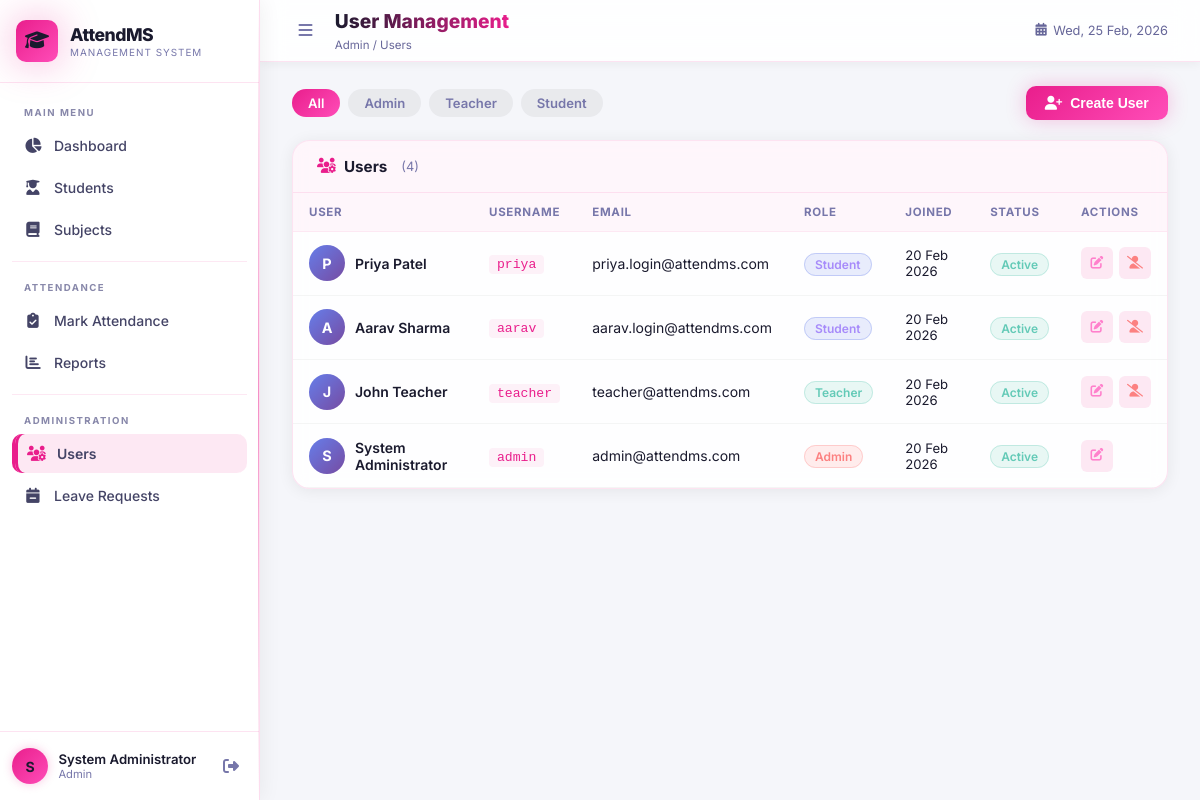
Page /admin/users (signed in) on the committed database.
### app/models.py (models this page shows, shortened)
class User(UserMixin, db.Model):
    __tablename__ = 'users'
    id = db.Column(db.Integer, primary_key=True)
    username = db.Column(db.String(80), unique=True, nullable=False)
    email = db.Column(db.String(120), unique=True, nullable=True)
    password_hash = db.Column(db.String(256), nullable=False)
    role = db.Column(db.Enum('admin', 'teacher', 'student', name='user_role'), default='teacher')
    full_name = db.Column(db.String(120), nullable=True)
    created_at = db.Column(db.DateTime, default=datetime.utcnow)
    is_active_user = db.Column(db.Boolean, default=True)
    reset_token = db.Column(db.String(64), nullable=True, unique=True)
    reset_token_expiry = db.Column(db.DateTime, nullable=True)

### app/routes/admin.py (the view)
@admin_bp.route('/admin/users')
@login_required
@admin_required
def list_users():
    role_filter = request.args.get('role', '')
    query = User.query
    if role_filter:
        query = query.filter_by(role=role_filter)
    users = query.order_by(User.created_at.desc()).all()
    students_unlinked = Student.query.filter(
        Student.is_active == True,
        Student.user_id == None
    ).order_by(Student.full_name).all()
    return render_template('admin/users.html',
                           users=users,
                           role_filter=role_filter,
                           students_unlinked=students_unlinked)

### app/models.py (called while the page is built)
@login_manager.user_loader
def load_user(user_id):
    return User.query.get(int(user_id))

### app/routes/admin.py (called while the page is built)
def admin_required(f):
    @wraps(f)
    def decorated_function(*args, **kwargs):
        if not current_user.is_authenticated or current_user.role != 'admin':
            flash('Access denied. Admin privileges required.', 'danger')
            return redirect(url_for('attendance.dashboard'))
        return f(*args, **kwargs)
    return decorated_function

### app/templates/admin/users.html (shortened to what this page needs)
{% extends 'base.html' %}
{% block page_title %}User Management{% endblock %}
{% block breadcrumb %}Admin / Users{% endblock %}
{% block content %}
<div
    style="display:flex; justify-content:space-between; align-items:center; flex-wrap:wrap; gap:12px; margin-bottom:20px;">
    <div style="display:flex; gap:8px; flex-wrap:wrap;">
        {% for label, val in [('All', ''), ('Admin', 'admin'), ('Teacher', 'teacher'), ('Student', 'student')] %}
        <a href="{{ url_for('admin.list_users') }}{% if val %}?role={{ val }}{% endif %}"
            style="padding:6px 16px; border-radius:999px; font-size:0.82rem; font-weight:600; text-decoration:none; transition:all .2s;
                  {% if role_filter == val %}background:linear-gradient(135deg,#e91e8c,#ff4db8); color:#fff;{% else %}background:rgba(0,0,0,0.05); color:#7777aa;{% endif %}">
            {{ label }}
        </a>
        {% endfor %}
    </div>
    <button class="btn btn-primary" onclick="document.getElementById('createModal').style.display='flex'">
        <i class="fas fa-user-plus"></i> Create User
    </button>
</div>
<div class="table-card">
    <div class="card-header">
        <h3 class="card-title"><i class="fas fa-users-cog"></i> Users
            <span style="font-size:0.8rem; font-weight:400; color:#7777aa; margin-left:6px;">({{ users|length }})</span>
        </h3>
    </div>
    {% if users %}
    <div class="table-responsive">
        <table class="data-table">
            <thead>
                <tr>
                    <th>User</th>
                    <th>Username</th>
                    <th>Email</th>
                    <th>Role</th>
                    <th>Joined</th>
                    <th>Status</th>
                    <th>Actions</th>
                </tr>
            </thead>
            <tbody>
                {% for user in users %}
                <tr>
                    <td>
                        <div style="display:flex; align-items:center; gap:10px;">
                            <div
                                style="width:36px; height:36px; border-radius:50%; background:linear-gradient(135deg,#667eea,#764ba2); display:flex; align-items:center; justify-content:center; font-weight:700; color:#fff; font-size:0.9rem; flex-shrink:0;">
                                {{ (user.full_name or user.username)[0].upper() }}
                            </div>
                            <span style="font-weight:600; color:#1a1a2e;">{{ user.full_name or '—' }}</span>
                        </div>
                    </td>
                    <td><code
                            style="background:rgba(233,30,140,0.06); color:#e91e8c; padding:2px 8px; border-radius:4px; font-size:0.82rem;">{{ user.username }}</code>
                    </td>
                    <td style="color:#7777aa;">{{ user.email or '—' }}</td>
                    <td>
                        <span style="padding:3px 10px; border-radius:999px; font-size:0.75rem; font-weight:600;
                            {% if user.role == 'admin' %}background:rgba(252,129,129,0.15); color:#fc8181; border:1px solid rgba(252,129,129,0.3);
                            {% elif user.role == 'teacher' %}background:rgba(99,202,183,0.15); color:#63cab7; border:1px solid rgba(99,202,183,0.3);
                            {% else %}background:rgba(102,126,234,0.15); color:#a78bfa; border:1px solid rgba(102,126,234,0.3);{% endif %}
                        ">{{ user.role.title() }}</span>
                    </td>
                    <td style="color:#7777aa; font-size:0.82rem;">{{ user.created_at.strftime('%d %b %Y') }}</td>
                    <td>
                        <span style="padding:3px 10px; border-radius:999px; font-size:0.75rem; font-weight:600;
                            {% if user.is_active_user %}background:rgba(99,202,183,0.15); color:#63cab7; border:1px solid rgba(99,202,183,0.3);
                            {% else %}background:rgba(252,129,129,0.12); color:#fc8181; border:1px solid rgba(252,129,129,0.25);{% endif %}
                        ">{{ 'Active' if user.is_active_user else 'Inactive' }}</span>
                    </td>
                    <td>
                        <div style="display:flex; gap:6px;">
                            <button class="btn-icon" title="Edit" onclick="openEditModal({{ user.id }})">
                                <i class="fas fa-edit"></i>
                            </button>
                            {% if user.id != current_user.id %}
                            <form method="POST" action="{{ url_for('admin.toggle_user', user_id=user.id) }}"
                                style="display:inline;" onsubmit="return confirm('Toggle this user?')">
                                <button type="submit" class="btn-icon"
                                    title="{{ 'Deactivate' if user.is_active_user else 'Activate' }}"
                                    style="color:{% if user.is_active_user %}#fc8181{% else %}#63cab7{% endif %};">
                                    <i class="fas fa-{{ 'user-slash' if user.is_active_user else 'user-check' }}"></i>
                                </button>
                            </form>
                            {% endif %}
                        </div>
                    </td>
                </tr>
                {% endfor %}
            </tbody>
        </table>
    </div>
    {% else %}
    <div class="empty-state">
        <div class="empty-icon"><i class="fas fa-users"></i></div>
        <h3>No users found</h3>
        <p>Create your first user account.</p>
    </div>
    {% endif %}
</div>
{% endblock %}

### app/templates/base.html (shortened to what this page needs)
<!DOCTYPE html>
<html lang="en">
<head>
    <link rel="stylesheet" href="{{ url_for('static', filename='css/style.css') }}">
    <link rel="stylesheet" href="https://cdnjs.cloudflare.com/ajax/libs/font-awesome/6.5.1/css/all.min.css">
</head>
<body>
    <div class="app-layout">
        <aside class="sidebar" id="sidebar">
            <div class="sidebar-header">
                <div class="logo">
                    <div class="logo-icon"><i class="fas fa-graduation-cap"></i></div>
                    <div class="logo-text">
                        <span class="logo-name">AttendMS</span>
                        <span class="logo-sub">Management System</span>
                    </div>
                </div>
            </div>
            <nav class="sidebar-nav">
                <div class="nav-section-label">MAIN MENU</div>
                <a href="{{ url_for('attendance.dashboard') }}"
                    class="nav-item {% if request.endpoint == 'attendance.dashboard' %}active{% endif %}">
                    <i class="fas fa-chart-pie nav-icon"></i>
                    <span class="nav-label">Dashboard</span>
                </a>
                <a href="{{ url_for('students.list_students') }}"
                    class="nav-item {% if request.blueprint == 'students' %}active{% endif %}">
                    <i class="fas fa-user-graduate nav-icon"></i>
                    <span class="nav-label">Students</span>
                </a>
                <a href="{{ url_for('subjects.list_subjects') }}"
                    class="nav-item {% if request.blueprint == 'subjects' %}active{% endif %}">
                    <i class="fas fa-book nav-icon"></i>
                    <span class="nav-label">Subjects</span>
                </a>
                <div class="nav-divider"></div>
                <div class="nav-section-label">ATTENDANCE</div>
                <a href="{{ url_for('attendance.mark_attendance') }}"
                    class="nav-item {% if request.endpoint == 'attendance.mark_attendance' %}active{% endif %}">
                    <i class="fas fa-clipboard-check nav-icon"></i>
                    <span class="nav-label">Mark Attendance</span>
                </a>
                <a href="{{ url_for('reports.view_reports') }}"
                    class="nav-item {% if request.blueprint == 'reports' %}active{% endif %}">
                    <i class="fas fa-chart-bar nav-icon"></i>
                    <span class="nav-label">Reports</span>
                </a>
                {% if current_user.role == 'admin' %}
                <div class="nav-divider"></div>
                <div class="nav-section-label">ADMINISTRATION</div>
                <a href="{{ url_for('admin.list_users') }}"
                    class="nav-item {% if request.blueprint == 'admin' and request.endpoint == 'admin.list_users' %}active{% endif %}">
                    <i class="fas fa-users-cog nav-icon"></i>
                    <span class="nav-label">Users</span>
                </a>
                <a href="{{ url_for('admin.leave_requests') }}"
                    class="nav-item {% if request.endpoint == 'admin.leave_requests' %}active{% endif %}">
                    <i class="fas fa-calendar-minus nav-icon"></i>
                    <span class="nav-label">Leave Requests</span>
                </a>
                {% endif %}
            </nav>
            <div class="sidebar-footer">
                <div class="user-info">
                    <div class="user-avatar">{{ current_user.full_name[0].upper() if current_user.full_name else
                        current_user.username[0].upper() }}</div>
                    <div class="user-details">
                        <span class="user-name">{{ current_user.full_name or current_user.username }}</span>
                        <span class="user-role">{{ current_user.role.title() }}</span>
                    </div>
                </div>
                <a href="{{ url_for('auth.logout') }}" class="logout-btn" title="Logout">
                    <i class="fas fa-sign-out-alt"></i>
                </a>
            </div>
        </aside>
        <main class="main-content" id="mainContent">
            <header class="topbar">
                <div class="topbar-left">
                    <button class="mobile-toggle" id="mobileToggle"><i class="fas fa-bars"></i></button>
                    <div class="page-info">
                        <h1 class="page-title">{% block page_title %}Dashboard{% endblock %}</h1>
                        <span class="page-breadcrumb">{% block breadcrumb %}Home{% endblock %}</span>
                    </div>
                </div>
                <div class="topbar-right">
                    <div class="topbar-date"><i class="fas fa-calendar-alt"></i> <span id="currentDate"></span></div>
                </div>
            </header>
            <div class="content-wrapper">
                {% block content %}{% endblock %}
            </div>
        </main>
    </div>
</body>
</html>

### rows in the picture
User: full_name "S", full_name "System Administrator", role "Admin", username "admin", email "admin@attendms.com", created_at "20 Feb 2026", is_active_user "Active"
User: full_name "P", full_name "Priya Patel", username "priya", email "priya.login@attendms.com", role "Student", created_at "20 Feb 2026", is_active_user "Active"
User: full_name "A", full_name "Aarav Sharma", username "aarav", email "aarav.login@attendms.com", role "Student", created_at "20 Feb 2026", is_active_user "Active"
User: full_name "J", full_name "John Teacher", username "teacher", email "teacher@attendms.com", role "Teacher", created_at "20 Feb 2026", is_active_user "Active"

### other values in the picture
{{ label }} "All" "Admin" "Teacher" "Student"
{{ users|length }} "4"
